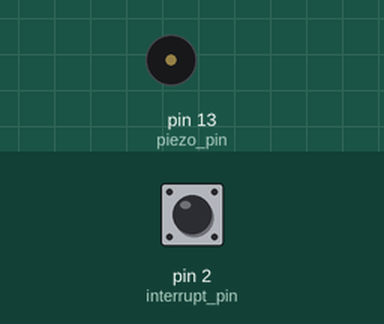
Recording of a sketch running on a simulated Arduino Uno, built with avr-gcc and run on an emulated ATmega328P. Parts: buzzer (waves = sounding). The inputs (shaded band) are chosen by the test bench; at power-on: pin 2 (interrupt_pin) HIGH.

Above: at 1.2 s.
1.3 s: pin 2 (interrupt_pin) pulled LOW for 0.15 s
At 2.0 s:
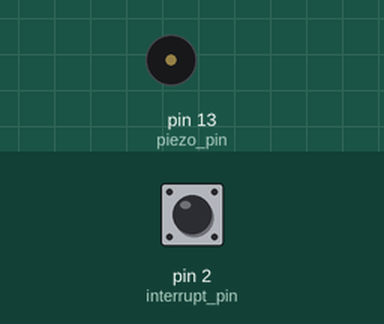
2.9 s: pin 2 (interrupt_pin) pulled LOW for 3.2 s
At 7.3 s:
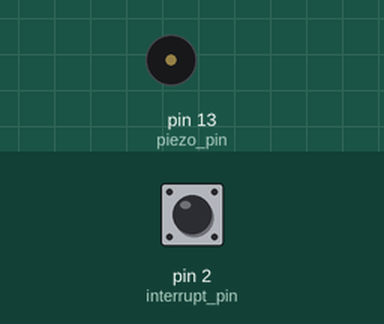
Timing chart, 0 to 8.8 s (numbered marks = the images above; inputs shaded):
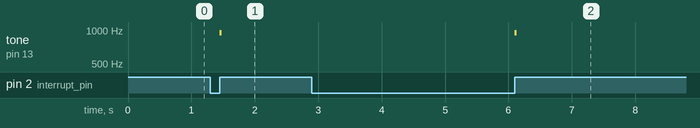

The sketch:

test_pin_interrupt.ino
```cpp
uint8_t interrupt_pin = 2;
uint8_t piezo_pin = 13;

uint16_t beep_fq = 950;
uint16_t beep_duration = 30;
uint16_t beep_min_silence = 20;

volatile bool do_beep = false;

void setup()
{
  pinMode(interrupt_pin, INPUT_PULLUP);
  pinMode(piezo_pin, OUTPUT);
  attachInterrupt(digitalPinToInterrupt(interrupt_pin), handle, RISING);
}

void handle()
{
  if (!do_beep)
    do_beep = true;
}

void loop()
{
  if (do_beep)
  {
    tone(piezo_pin, beep_fq, beep_duration);
    delay(beep_duration + beep_min_silence);
    do_beep = false;
  }
}
```

Measured:
- after the input at 1.3 s, tone on pin 13 (piezo_pin): silent → 950 Hz after 0.15 s, → silent 0.03 s later
- after the input at 2.9 s, tone on pin 13 (piezo_pin): silent → 950 Hz after 3.2 s, → silent 0.03 s later
